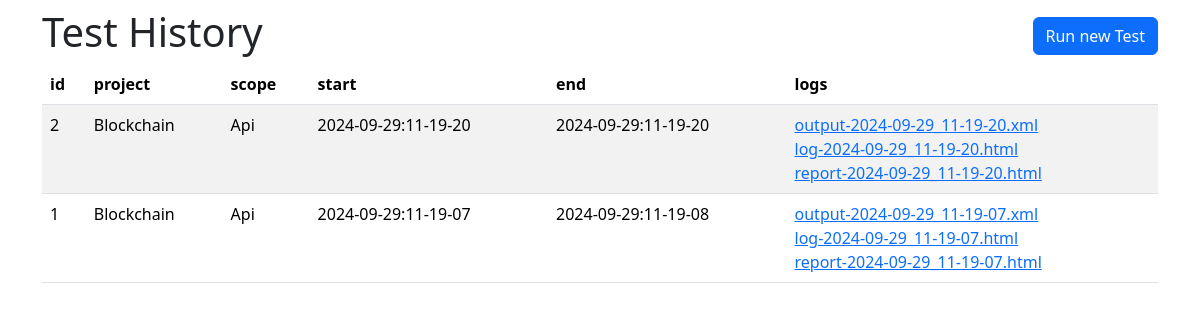
The page / on the database its author committed.
### models/test_model.py (models this page shows)
class TestHistory(Base):
    __tablename__ = "test_history"
    id = Column(Integer, primary_key=True)
    project = Column(String, )
    scope = Column(String, )
    scope = Column(String, )
    stage = Column(String, )
    start_at = Column(DateTime(timezone=True), )
    end_at = Column(DateTime(timezone=True), )
    success = Column(Boolean,)
    command_input = Column(String, )
    command_output = Column(String, )
    log_files = relationship("LogFile", back_populates="test")

class LogFile (Base):
    __tablename__ = "log_file"
    id = Column(Integer, primary_key=True)
    name = Column(String, )
    test_id = Column(Integer, ForeignKey("test_history.id"))
    test = relationship("TestHistory", back_populates="log_files")

### routers/run_tests.py (the view)
@router.get("/")
async def get_test_history(request: Request, page: int = 1, page_size: int = 20, db: Session = Depends(get_db)):
    history_list = crud.get_test_list(db, page, page_size)
    return templates.TemplateResponse(
        request=request,
        name="test_history.html",
        context={
            "test_history_list": history_list['result'],
            "pagination": history_list['pagination']
        }
    )

### templates/test_history.html (shortened to what this page needs)
{% extends "base.html" %}
{% block content %}
<div class="mt-2">
    <div class="d-flex justify-content-between align-items-center">
        <h1>Test History</h1>
        <a href="/run-test" class="btn btn-primary">Run new Test</a>
    </div>
    <table class="table table-striped">
        <thead>
            <tr>
                <th scope="col">id</th>
                <th scope="col">project</th>
                <th scope="col">scope</th>
                <th scope="col">start</th>
                <th scope="col">end</th>
                <th scope="col">logs</th>
            </tr>
        </thead>
        <tbody>
            {% for test_history in test_history_list %}
            <tr>
                <td scope="row">{{ test_history.id }}</td>
                <td>{{ test_history.project }}</td>
                <td>{{ test_history.scope }}</td>
                <td>{{ test_history.start_at.strftime('%Y-%m-%d:%H-%M-%S') }}</td>
                <td>{{ test_history.end_at.strftime('%Y-%m-%d:%H-%M-%S') }}</td>
                <td>{% for log in test_history.log_files %}
                    <a href="{{ log.name }}">{{ log.name }}</a>
                    <br>
                    {% endfor %}
                </td>
            </tr>
            {% endfor %}
        </tbody>
    </table>
</div>
{% endblock %}

### templates/base.html (shortened to what this page needs)
<!DOCTYPE html>
<html lang="en">
<head>
    <link href="{{ url_for('static', path='/style/bootstrap.min.css') }}" rel="stylesheet">
    <link href="{{ url_for('static', path='/style/styles.css') }}" rel="stylesheet">
</head>
<body>
    <div id="content" class="container">{% block content %}{% endblock %}</div>
</body>
</html>

### rows shown on the page
TestHistory: id "2", project "‌Blockchain", scope "Api", start_at "2024-09-29:11-19-20", end_at "2024-09-29:11-19-20"
LogFile: name "output-2024-09-29_11-19-20.xml"
LogFile: name "log-2024-09-29_11-19-20.html"
LogFile: name "report-2024-09-29_11-19-20.html"
TestHistory: id "1", project "‌Blockchain", scope "Api", start_at "2024-09-29:11-19-07", end_at "2024-09-29:11-19-08"
LogFile: name "output-2024-09-29_11-19-07.xml"
LogFile: name "log-2024-09-29_11-19-07.html"
LogFile: name "report-2024-09-29_11-19-07.html"
